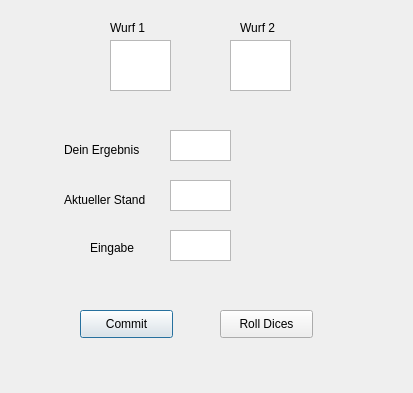
<?xml version="1.0" encoding="UTF-8"?>
<ui version="4.0">
 <class>playerMove</class>
 <widget class="QDialog" name="playerMove">
  <property name="geometry">
   <rect>
    <x>0</x>
    <y>0</y>
    <width>413</width>
    <height>393</height>
   </rect>
  </property>
  <property name="windowTitle">
   <string>Dialog</string>
  </property>
  <widget class="QTextBrowser" name="leftDice">
   <property name="geometry">
    <rect>
     <x>110</x>
     <y>40</y>
     <width>61</width>
     <height>51</height>
    </rect>
   </property>
   <property name="font">
    <font>
     <pointsize>12</pointsize>
    </font>
   </property>
   <property name="placeholderText">
    <string/>
   </property>
  </widget>
  <widget class="QTextBrowser" name="rightDice">
   <property name="geometry">
    <rect>
     <x>230</x>
     <y>40</y>
     <width>61</width>
     <height>51</height>
    </rect>
   </property>
   <property name="font">
    <font>
     <pointsize>12</pointsize>
    </font>
   </property>
   <property name="layoutDirection">
    <enum>Qt::LeftToRight</enum>
   </property>
  </widget>
  <widget class="QLabel" name="labelDiceLeft">
   <property name="geometry">
    <rect>
     <x>110</x>
     <y>20</y>
     <width>55</width>
     <height>16</height>
    </rect>
   </property>
   <property name="text">
    <string>Wurf 1</string>
   </property>
  </widget>
  <widget class="QLabel" name="labelDiceRight">
   <property name="geometry">
    <rect>
     <x>240</x>
     <y>20</y>
     <width>55</width>
     <height>16</height>
    </rect>
   </property>
   <property name="text">
    <string>Wurf 2</string>
   </property>
  </widget>
  <widget class="QTextBrowser" name="result">
   <property name="geometry">
    <rect>
     <x>170</x>
     <y>130</y>
     <width>61</width>
     <height>31</height>
    </rect>
   </property>
   <property name="placeholderText">
    <string/>
   </property>
  </widget>
  <widget class="QTextEdit" name="inputText">
   <property name="geometry">
    <rect>
     <x>170</x>
     <y>230</y>
     <width>61</width>
     <height>31</height>
    </rect>
   </property>
  </widget>
  <widget class="QLabel" name="labelInput">
   <property name="geometry">
    <rect>
     <x>90</x>
     <y>240</y>
     <width>55</width>
     <height>16</height>
    </rect>
   </property>
   <property name="text">
    <string>Eingabe</string>
   </property>
  </widget>
  <widget class="QLabel" name="labelResult">
   <property name="geometry">
    <rect>
     <x>64</x>
     <y>140</y>
     <width>91</width>
     <height>20</height>
    </rect>
   </property>
   <property name="text">
    <string>Dein Ergebnis</string>
   </property>
  </widget>
  <widget class="QPushButton" name="buttonCommit">
   <property name="geometry">
    <rect>
     <x>80</x>
     <y>310</y>
     <width>93</width>
     <height>28</height>
    </rect>
   </property>
   <property name="text">
    <string>Commit</string>
   </property>
  </widget>
  <widget class="QPushButton" name="buttonRoll">
   <property name="geometry">
    <rect>
     <x>220</x>
     <y>310</y>
     <width>93</width>
     <height>28</height>
    </rect>
   </property>
   <property name="text">
    <string>Roll Dices</string>
   </property>
  </widget>
  <widget class="QLabel" name="labelCurrent">
   <property name="geometry">
    <rect>
     <x>64</x>
     <y>190</y>
     <width>91</width>
     <height>20</height>
    </rect>
   </property>
   <property name="text">
    <string>Aktueller Stand</string>
   </property>
  </widget>
  <widget class="QTextBrowser" name="currentValue">
   <property name="geometry">
    <rect>
     <x>170</x>
     <y>180</y>
     <width>61</width>
     <height>31</height>
    </rect>
   </property>
   <property name="placeholderText">
    <string/>
   </property>
  </widget>
 </widget>
 <resources/>
 <connections/>
</ui>
